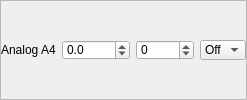
                 <widget class="QFrame" name="frmAnalog0">
                  <property name="frameShape">
                   <enum>QFrame::Shape::StyledPanel</enum>
                  </property>
                  <property name="frameShadow">
                   <enum>QFrame::Shadow::Raised</enum>
                  </property>
                  <layout class="QHBoxLayout" name="horizontalLayout_7">
                   <property name="spacing">
                    <number>6</number>
                   </property>
                   <property name="leftMargin">
                    <number>0</number>
                   </property>
                   <property name="topMargin">
                    <number>0</number>
                   </property>
                   <property name="rightMargin">
                    <number>0</number>
                   </property>
                   <property name="bottomMargin">
                    <number>0</number>
                   </property>
                   <item>
                    <widget class="QLabel" name="lblAn4">
                     <property name="sizePolicy">
                      <sizepolicy hsizetype="Maximum" vsizetype="Preferred">
                       <horstretch>0</horstretch>
                       <verstretch>0</verstretch>
                      </sizepolicy>
                     </property>
                     <property name="minimumSize">
                      <size>
                       <width>0</width>
                       <height>20</height>
                      </size>
                     </property>
                     <property name="maximumSize">
                      <size>
                       <width>16777215</width>
                       <height>20</height>
                      </size>
                     </property>
                     <property name="text">
                      <string>Analog A4</string>
                     </property>
                    </widget>
                   </item>
                   <item>
                    <widget class="QDoubleSpinBox" name="spnA0Gain">
                     <property name="minimumSize">
                      <size>
                       <width>0</width>
                       <height>20</height>
                      </size>
                     </property>
                     <property name="maximumSize">
                      <size>
                       <width>16777215</width>
                       <height>20</height>
                      </size>
                     </property>
                     <property name="decimals">
                      <number>1</number>
                     </property>
                     <property name="minimum">
                      <double>-3000.000000000000000</double>
                     </property>
                     <property name="maximum">
                      <double>3000.000000000000000</double>
                     </property>
                    </widget>
                   </item>
                   <item>
                    <widget class="QSpinBox" name="spnA0Off">
                     <property name="minimumSize">
                      <size>
                       <width>0</width>
                       <height>20</height>
                      </size>
                     </property>
                     <property name="maximumSize">
                      <size>
                       <width>16777215</width>
                       <height>20</height>
                      </size>
                     </property>
                     <property name="minimum">
                      <number>-2048</number>
                     </property>
                     <property name="maximum">
                      <number>2048</number>
                     </property>
                    </widget>
                   </item>
                   <item>
                    <widget class="QComboBox" name="cmbA0Ch">
                     <property name="sizePolicy">
                      <sizepolicy hsizetype="Maximum" vsizetype="Fixed">
                       <horstretch>0</horstretch>
                       <verstretch>0</verstretch>
                      </sizepolicy>
                     </property>
                     <property name="minimumSize">
                      <size>
                       <width>0</width>
                       <height>20</height>
                      </size>
                     </property>
                     <property name="maximumSize">
                      <size>
                       <width>16777215</width>
                       <height>20</height>
                      </size>
                     </property>
                     <item>
                      <property name="text">
                       <string>Off</string>
                      </property>
                     </item>
                     <item>
                      <property name="text">
                       <string>1</string>
                      </property>
                     </item>
                     <item>
                      <property name="text">
                       <string>2</string>
                      </property>
                     </item>
                     <item>
                      <property name="text">
                       <string>3</string>
                      </property>
                     </item>
                     <item>
                      <property name="text">
                       <string>4</string>
                      </property>
                     </item>
                     <item>
                      <property name="text">
                       <string>5</string>
                      </property>
                     </item>
                     <item>
                      <property name="text">
                       <string>6</string>
                      </property>
                     </item>
                     <item>
                      <property name="text">
                       <string>7</string>
                      </property>
                     </item>
                     <item>
                      <property name="text">
                       <string>8</string>
                      </property>
                     </item>
                     <item>
                      <property name="text">
                       <string>9</string>
                      </property>
                     </item>
                     <item>
                      <property name="text">
                       <string>10</string>
                      </property>
                     </item>
                     <item>
                      <property name="text">
                       <string>11</string>
                      </property>
                     </item>
                     <item>
                      <property name="text">
                       <string>12</string>
                      </property>
                     </item>
                     <item>
                      <property name="text">
                       <string>13</string>
                      </property>
                     </item>
                     <item>
                      <property name="text">
                       <string>14</string>
                      </property>
                     </item>
                     <item>
                      <property name="text">
                       <string>15</string>
                      </property>
                     </item>
                     <item>
                      <property name="text">
                       <string>16</string>
                      </property>
                     </item>
                    </widget>
                   </item>
                  </layout>
                 </widget>
